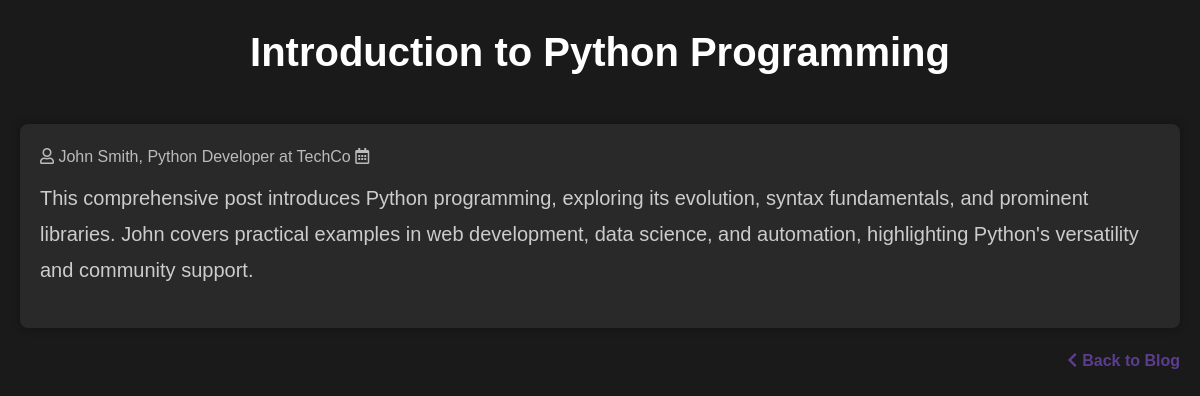
The app's page /post/1/ with its own data.
### myblog/models.py (models this page shows, shortened)
class Post(models.Model):
    title = models.CharField(max_length=200)
    content = models.TextField()
    author = models.CharField(max_length=100)
    create_date = models.DateTimeField(auto_now_add=True)

### myblog/views.py (the view)
# urls.py: path('post/<int:post_id>/', views.post_detail, name='post_detail'),
def post_detail(request, post_id):
    post = get_object_or_404(Post, id=post_id)
    return render(request, 'post_detail.html', {'post': post})

### templates/post_detail.html (shortened to what this page needs)
<!DOCTYPE html>
<html lang="en">
<head>
    <link rel="stylesheet" href="https://cdnjs.cloudflare.com/ajax/libs/font-awesome/5.15.4/css/all.min.css">
</head>
<body>
    <header>
        <h1>{{ post.title }}</h1>
    </header>
    <div class="container">
        <div class="post">
            <div class="meta">
                <span><i class="far fa-user"></i> {{ post.author }}</span>
                <span><i class="far fa-calendar-alt"></i> {{ post.created_date|date:"F d, Y" }}</span>
            </div>
            <div class="content">
                <p>{{ post.content }}</p>
            </div>
        </div>
        <div class="back-link">
            <a href="{% url 'index' %}">
                <i class="fas fa-chevron-left"></i> Back to Blog
            </a>
        </div>
    </div>
</body>
</html>

### templates/post_detail.html (style rules this page uses)
* { box-sizing: border-box; margin: 0; padding: 0; }
body { font-family: 'Arial', sans-serif; background-color: #1a1a1a; color: #e0e0e0; line-height: 1.6; }
.container { max-width: 1200px; margin: 20px auto; padding: 0 20px; }
header { text-align: center; margin-bottom: 20px; padding: 20px 0; background-color: #1a1a1a; color: #fff; }
header h1 { font-size: 2.5em; margin: 0; }
.post { background-color: #292929; box-shadow: 0 0 10px rgba(0, 0, 0, 0.3); padding: 20px; border-radius: 8px; margin-bottom: 20px; }
.post .meta { font-size: 1; color: #bbb; margin-bottom: 10px; }
.post .content { font-size: 20px; color: #ccc; line-height: 1.8; margin-bottom: 20px; }
.back-link { margin-top: 20px; text-align: right; }
.back-link a { text-decoration: none; color: #5C3D8E; font-weight: bold; display: inline-flex; align-items: center; }
.back-link a i { margin-right: 5px; }

### records on screen
Post: title "Introduction to Python Programming", author "John Smith, Python Developer at TechCo", content "This comprehensive post introduces Python programming, exploring its evolution, syntax fundamentals, and prominent libraries. John covers practical examples in web development, data science, and automation, highlighting Python's versatility and community support."
